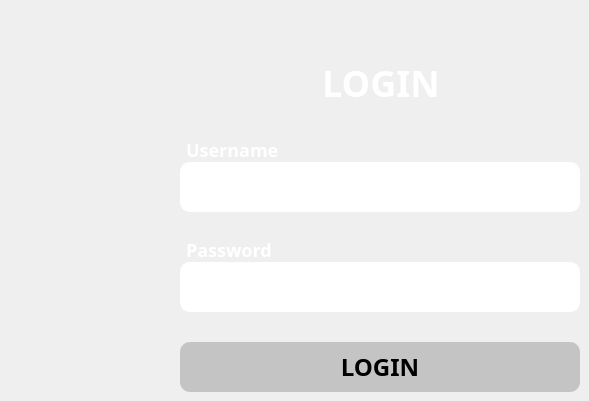
      <widget class="QWidget" name="SettingsTab">
       <attribute name="icon">
        <iconset resource="source.qrc">
         <normaloff>:/newPrefix/logos/SettingsTabIcon.png</normaloff>:/newPrefix/logos/SettingsTabIcon.png</iconset>
       </attribute>
       <attribute name="title">
        <string/>
       </attribute>
       <widget class="QLabel" name="LoginLabel">
        <property name="geometry">
         <rect>
          <x>322</x>
          <y>67</y>
          <width>116</width>
          <height>32</height>
         </rect>
        </property>
        <property name="styleSheet">
         <string notr="true">font-family: Plus Jakarta Sans;
font-style: normal;
font-weight: 500;
font-size: 36px;
line-height: 90%;
/* or 32px */

text-align: center;
text-transform: uppercase;

color: #FFFFFF;</string>
        </property>
        <property name="text">
         <string>LOGIN</string>
        </property>
       </widget>
       <widget class="QLabel" name="UserNameLabel">
        <property name="geometry">
         <rect>
          <x>186</x>
          <y>142</y>
          <width>117</width>
          <height>16</height>
         </rect>
        </property>
        <property name="styleSheet">
         <string notr="true">
font-family: Plus Jakarta Sans;
font-style: normal;
font-weight: 500;
font-size: 18px;
line-height: 90%;
/* or 16px */


color: #FFFFFF;</string>
        </property>
        <property name="text">
         <string>Username</string>
        </property>
       </widget>
       <widget class="QLineEdit" name="UserNameInput">
        <property name="geometry">
         <rect>
          <x>180</x>
          <y>162</y>
          <width>400</width>
          <height>50</height>
         </rect>
        </property>
        <property name="styleSheet">
         <string notr="true">border: 2px solid #FFFFFF;
box-sizing: border-box;
border-radius: 10px;</string>
        </property>
       </widget>
       <widget class="QLabel" name="PasswordNameLabel">
        <property name="geometry">
         <rect>
          <x>186</x>
          <y>242</y>
          <width>113</width>
          <height>16</height>
         </rect>
        </property>
        <property name="styleSheet">
         <string notr="true">
font-family: Plus Jakarta Sans;
font-style: normal;
font-weight: 500;
font-size: 18px;
line-height: 90%;
/* or 16px */


color: #FFFFFF;</string>
        </property>
        <property name="text">
         <string>Password</string>
        </property>
       </widget>
       <widget class="QLineEdit" name="PasswordNameInput">
        <property name="geometry">
         <rect>
          <x>180</x>
          <y>262</y>
          <width>400</width>
          <height>50</height>
         </rect>
        </property>
        <property name="styleSheet">
         <string notr="true">border: 2px solid #FFFFFF;
box-sizing: border-box;
border-radius: 10px;</string>
        </property>
       </widget>
       <widget class="QPushButton" name="LoginButtonSettings">
        <property name="geometry">
         <rect>
          <x>180</x>
          <y>342</y>
          <width>400</width>
          <height>50</height>
         </rect>
        </property>
        <property name="styleSheet">
         <string notr="true">
background: #C4C4C4;
border-radius: 10px;
font-family: Plus Jakarta Sans;
font-style: normal;
font-weight: 500;
font-size: 24px;
line-height: 90%;</string>
        </property>
        <property name="text">
         <string>LOGIN</string>
        </property>
       </widget>
      </widget>
